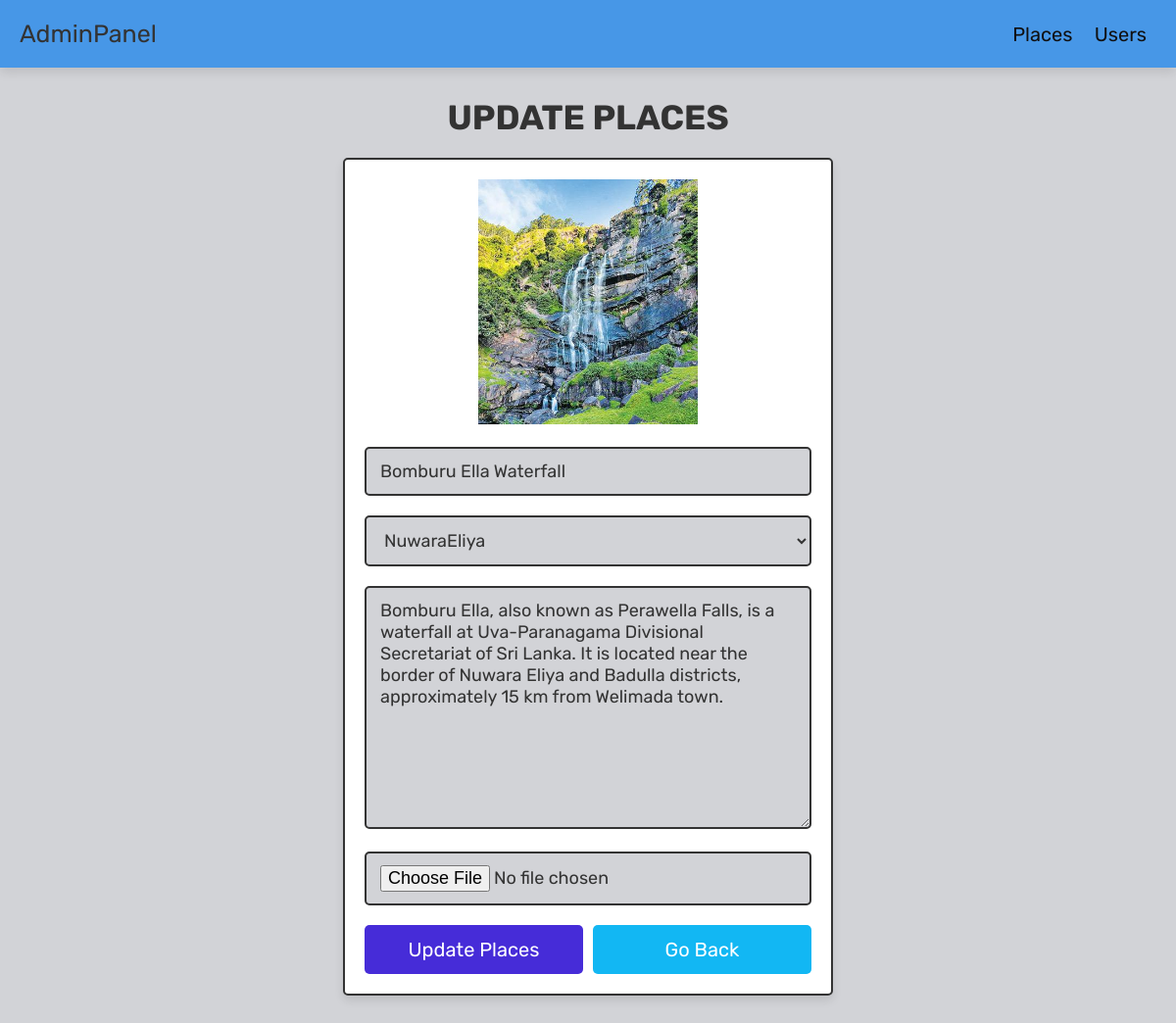
/admin_update_places.php?update=Bomburu Ella Waterfall, run on the app's committed database.
### tables this page shows
CREATE TABLE `places` (
  `name` varchar(100) NOT NULL,
  `destination` varchar(20) NOT NULL,
  `details` varchar(500) NOT NULL,
  `image` varchar(100) NOT NULL
);

### admin_update_places.php (the view, shortened to what this page needs)
<?php
@include 'config.php';
?>
<!DOCTYPE html>
<html lang="en">
<head>
   <link rel="stylesheet" href="https://cdnjs.cloudflare.com/ajax/libs/font-awesome/6.1.1/css/all.min.css">
   <link rel="stylesheet" href="adminstyles.css">
</head>
<body>
<?php include 'admin_header.php'; ?>
<section class="update-places">
   <h1 class="title">update Places</h1>
   <?php
      $update_name = $_GET['update'];
      $select_places = $conn->prepare("SELECT * FROM `places` WHERE name = ?");
      $select_places->execute([$update_name]);
      if($select_places->rowCount() > 0){
         while($fetch_places = $select_places->fetch(PDO::FETCH_ASSOC)){
   ?>
   <form action="" method="post" enctype="multipart/form-data">
      <img src="uploaded_img/<?= $fetch_places['image']; ?>" alt="">
      <input type="text" name="name" placeholder="enter places name" required class="box" value="<?= $fetch_places['name']; ?>">
      <select name="destination" class="box" required>
         <option selected><?= $fetch_places['destination']; ?></option>
      </select>
      <textarea name="details" required placeholder="enter place details" class="box" cols="30" rows="10"><?= $fetch_places['details']; ?></textarea>
      <input type="file" name="image" class="box" accept="image/jpg, image/jpeg, image/png">
      <div class="flex-btn">
         <input type="submit" class="btn" value="update places" name="update_places">
         <a href="admin_places.php" class="option-btn">go back</a>
      </div>
   </form>
   <?php
         }
      }else{
         echo '<p class="empty">No places found!</p>';
      }
   ?>
</section>
</body>
</html>

### adminstyles.css (style rules this page uses)
:root { --purple:#462cd8; --orange:#12b7f3; --red:#e74c3c; --black:#333; --light-color:#101011; --white:#ffffff; --light-bg:#d2d3d7; --border:.2rem solid var(--black); --box-shadow:0 .5rem 1rem rgba(0,0,0,.1); }
* { font-family: 'Rubik', sans-serif; margin:0; padding:0; box-sizing: border-box; outline: none; border:none; text-decoration: none; color:var(--black); }
body { background-color: var(--light-bg); }
html { font-size: 62.5%; overflow-x: hidden; scroll-behavior: smooth; scroll-padding-top: 6.5rem; }
section { padding:3rem 2rem; max-width: 1200px; margin:0 auto; }
.btn, .delete-btn, .option-btn { display: block; width: 100%; margin-top: 1rem; border-radius: .5rem; color:var(--white); font-size: 2rem; padding:1.3rem 3rem; text-transform: capitalize; cursor: pointer; text-align: center; }
.btn { background-color: var(--purple); }
.option-btn { background-color: var(--orange); }
.flex-btn { display: flex; flex-wrap: wrap; gap:1rem; }
.flex-btn > * { flex:1; }
.title { text-align: center; margin-bottom: 2rem; text-transform: uppercase; color:var(--black); font-size: 3.5rem; }
.update-places form { max-width: 50rem; padding:2rem; margin:0 auto; text-align: center; border:var(--border); box-shadow: var(--box-shadow); background-color: var(--white); border-radius: .5rem; }
.update-places form img { height: 25rem; object-fit: cover; margin-bottom: 1rem; }
.update-places form .box { width: 100%; border:var(--border); background-color: var(--white); border-radius: .5rem; background-color: var(--light-bg); padding:1.2rem 1.4rem; font-size: 1.8rem; color:var(--black); margin:1rem 0; }

### data on the page
places: image (picture), name "Bomburu Ella Waterfall", destination "NuwaraEliya", details "Bomburu Ella, also known as Perawella Falls, is a waterfall at Uva-Paranagama Divisional Secretariat of Sri Lanka. It is located near the border of Nuwara Eliya and Badulla districts, approximately 15 km from Welimada town."
